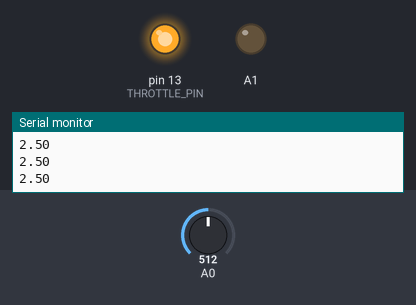
A sketch run on a simulated Arduino Uno, built with avr-gcc and run on an emulated ATmega328P. Parts: output pins drawn as LEDs (lit = HIGH), the last lines printed to the serial monitor. Inputs (shaded band) come from the test bench; at power-on: A0 = 512.

Above: at 1.2 s.
1.3 s: A0 set to 497
At 1.8 s:
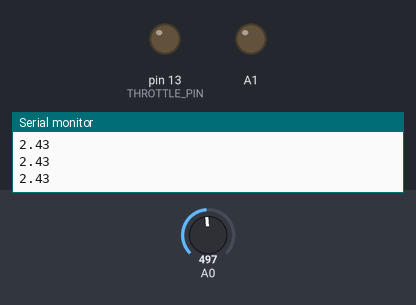
2.8 s: A0 set to 716
At 4.0 s:
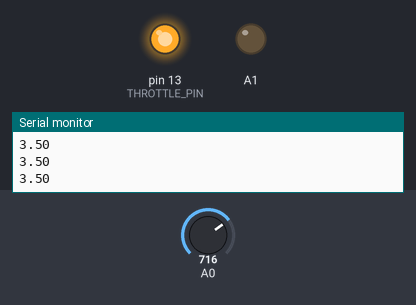
4.3 s: A0 set to 511
At 5.1 s:
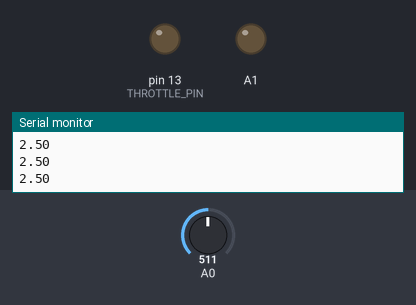
Timing chart, 0 to 7.3 s (numbered marks = the images above; inputs shaded):
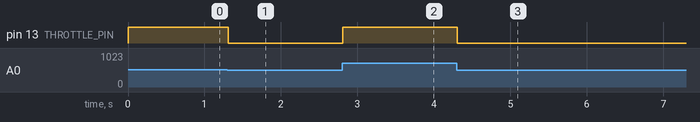

Measured:
- the behaviour switches between 512 and 511 on A0 (found by bisection; images 0 and 1)
- after the input at 1.3 s, pin 13 (THROTTLE_PIN): HIGH → LOW at once
- after the input at 2.8 s, pin 13 (THROTTLE_PIN): LOW → HIGH at once
- after the input at 4.3 s, pin 13 (THROTTLE_PIN): HIGH → LOW at once

The sketch:

ThrottleSecureMonitor.ino
```cpp
/*
 * Read the throttle voltage
 * If the theft-action detected, reject throttle connection to the main controller
 * Otherwise, pass the throttle voltage
 */
const int THROTTLE_PIN = 13;

void setup() {
  // put your setup code here, to run once:
  Serial.begin(9600);
  // Set pin A0 to input, using for read the throttle voltage
  pinMode(A0, INPUT);
  // Set pin A1 to output, using for output the throttle voltage or 0 volt
  pinMode(A1, OUTPUT);
}

double read_throttle_voltage(){
  double throttle_voltage = analogRead(A0) * (5.0 / 1023.0) ;
  return throttle_voltage;
}

void loop() {
  // put your main code here, to run repeatedly:
  /*
   * No sensor implemented, do pass the voltage directly
   */
  double throttle_voltage = read_throttle_voltage();
  Serial.println(throttle_voltage);
  /*
  if (the_theft_action_detected) {
    return 0 volts to the main controller
  } else
  {
    directly pass the voltage to the main controller
  }*/
  // Output the throttle voltage from A1, as analog voltage
  /*
   * The
   */
  analogWrite(THROTTLE_PIN, int(throttle_voltage * 51.2));
}
```
